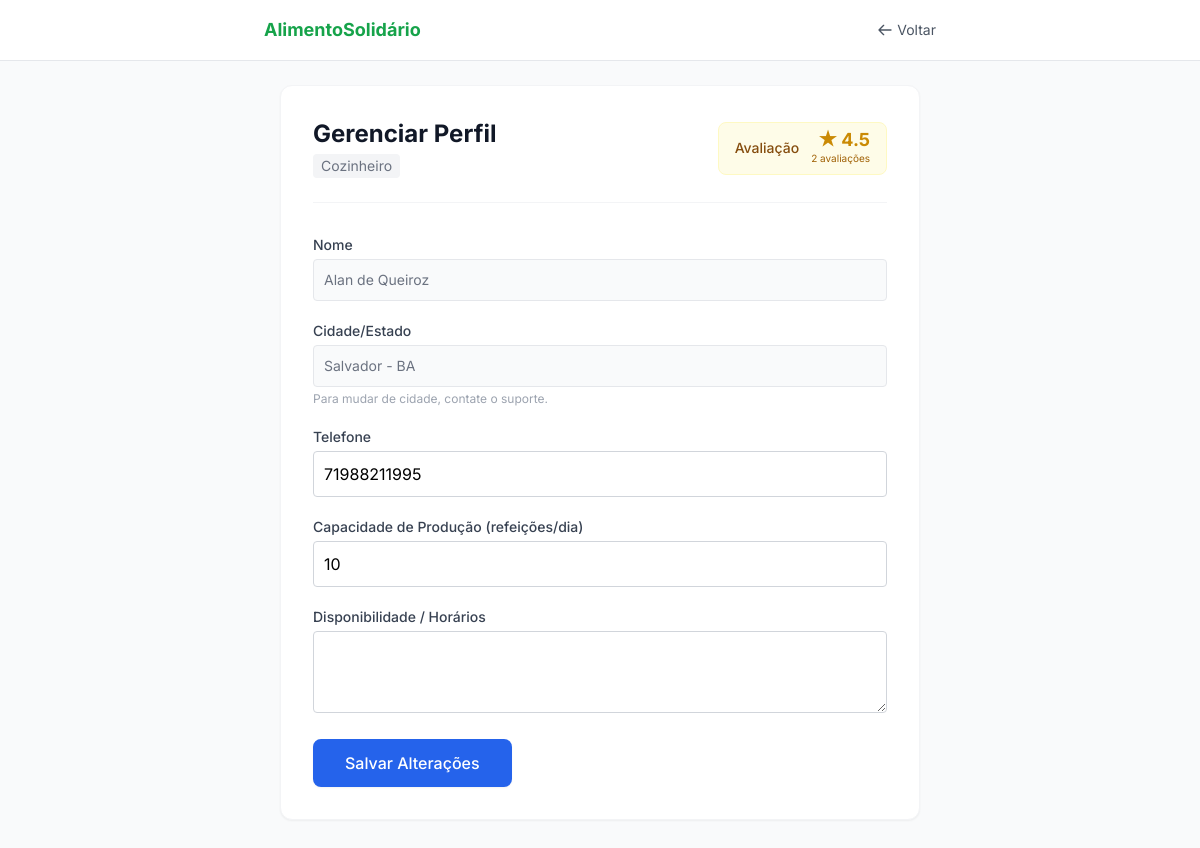
The page /perfil.php (signed in) on the database its author committed.
### tables this page shows
CREATE TABLE `users` (
  `id` int(11) NOT NULL,
  `nome` varchar(100) NOT NULL,
  `email` varchar(120) NOT NULL,
  `password_hash` varchar(255) NOT NULL,
  `telefone` varchar(20) DEFAULT NULL,
  `cidade` varchar(100) NOT NULL,
  `estado` varchar(2) NOT NULL,
  `tipo` enum('produtor','distribuidor','cozinheiro','administrador') NOT NULL,
  `termos_aceitos` tinyint(1) NOT NULL DEFAULT 0,
  `capacidade_transporte` varchar(100) DEFAULT NULL,
  `capacidade_producao` varchar(100) DEFAULT NULL,
  `disponibilidade` text DEFAULT NULL,
  `created_at` timestamp NOT NULL DEFAULT current_timestamp()
);

### perfil.php (the view, shortened to what this page needs)
<?php
require 'db.php';
$user_id = $_SESSION['user_id'];
$stmt = $pdo->prepare("SELECT u.*,
    (SELECT AVG(nota) FROM reviews WHERE avaliado_id = u.id) as media_nota,
    (SELECT COUNT(*) FROM reviews WHERE avaliado_id = u.id) as total_reviews
    FROM users u WHERE u.id = ?");
$stmt->execute([$user_id]);
$user = $stmt->fetch();
?>
<!DOCTYPE html>
<html lang="pt-br">
<head>
    <script src="https://cdn.tailwindcss.com"></script>
</head>
<body class="bg-gray-50 min-h-screen">
    <nav class="bg-white border-b p-4 mb-6">
        <div class="container mx-auto max-w-2xl flex justify-between items-center">
            <span class="font-bold text-green-600 text-lg">AlimentoSolidário</span>
            <a href="feed.php" class="text-gray-600 hover:text-green-600 text-sm flex items-center gap-1">
                <svg xmlns="http://www.w3.org/2000/svg" class="h-4 w-4" fill="none" viewBox="0 0 24 24" stroke="currentColor"><path stroke-linecap="round" stroke-linejoin="round" stroke-width="2" d="M10 19l-7-7m0 0l7-7m-7 7h18" /></svg>
                Voltar
            </a>
        </div>
    </nav>
    <div class="container mx-auto px-4 max-w-2xl pb-10">
        <div class="bg-white rounded-xl shadow-sm border border-gray-100 p-6 md:p-8">
            <div class="flex flex-col md:flex-row justify-between items-start md:items-center mb-8 gap-4 border-b border-gray-100 pb-6">
                <div>
                    <h1 class="text-2xl font-bold text-gray-900">Gerenciar Perfil</h1>
                    <span class="text-sm text-gray-500 capitalize bg-gray-100 px-2 py-0.5 rounded mt-1 inline-block"><?= $user['tipo'] ?></span>
                </div>
                <div class="flex items-center gap-3 bg-yellow-50 px-4 py-2 rounded-lg border border-yellow-100 w-full md:w-auto justify-between md:justify-start">
                    <span class="text-sm text-yellow-800 font-medium">Avaliação</span>
                    <div class="text-right">
                        <span class="block text-yellow-600 font-bold text-lg leading-none">
                            ★ <?= number_format($user['media_nota'] ?: 0, 1) ?>
                        </span>
                        <span class="text-[10px] text-yellow-700 block mt-0.5"><?= $user['total_reviews'] ?> avaliações</span>
                    </div>
                </div>
            </div>
            <form method="POST" class="space-y-5">
                <div>
                    <label class="block text-sm font-medium text-gray-700 mb-1">Nome</label>
                    <input type="text" value="<?= htmlspecialchars($user['nome']) ?>" disabled class="w-full bg-gray-50 border border-gray-200 p-2.5 rounded text-gray-500 cursor-not-allowed text-sm">
                </div>
                <div>
                    <label class="block text-sm font-medium text-gray-700 mb-1">Cidade/Estado</label>
                    <input type="text" value="<?= htmlspecialchars($user['cidade']) ?> - <?= $user['estado'] ?>" disabled class="w-full bg-gray-50 border border-gray-200 p-2.5 rounded text-gray-500 cursor-not-allowed text-sm">
                    <p class="text-xs text-gray-400 mt-1">Para mudar de cidade, contate o suporte.</p>
                </div>
                <div>
                    <label class="block text-sm font-medium text-gray-700 mb-1">Telefone</label>
                    <input type="text" name="telefone" value="<?= htmlspecialchars($user['telefone']) ?>" class="w-full border border-gray-300 p-2.5 rounded focus:ring-2 focus:ring-green-500 focus:outline-none transition-shadow">
                </div>
                <?php if($user['tipo'] == 'distribuidor'): ?>
                    <div>
                        <label class="block text-sm font-medium text-gray-700 mb-1">Capacidade de Transporte (kg/vol)</label>
                        <input type="text" name="capacidade" value="<?= htmlspecialchars($user['capacidade_transporte']) ?>" class="w-full border border-gray-300 p-2.5 rounded focus:ring-2 focus:ring-blue-500 focus:outline-none transition-shadow">
                    </div>
                <?php elseif($user['tipo'] == 'cozinheiro'): ?>
                    <div>
                        <label class="block text-sm font-medium text-gray-700 mb-1">Capacidade de Produção (refeições/dia)</label>
                        <input type="text" name="capacidade" value="<?= htmlspecialchars($user['capacidade_producao']) ?>" class="w-full border border-gray-300 p-2.5 rounded focus:ring-2 focus:ring-orange-500 focus:outline-none transition-shadow">
                    </div>
                <?php endif; ?>
                <?php if($user['tipo'] != 'produtor'): ?>
                    <div>
                        <label class="block text-sm font-medium text-gray-700 mb-1">Disponibilidade / Horários</label>
                        <textarea name="disponibilidade" rows="3" class="w-full border border-gray-300 p-2.5 rounded focus:ring-2 focus:ring-green-500 focus:outline-none transition-shadow text-sm"><?= htmlspecialchars($user['disponibilidade']) ?></textarea>
                    </div>
                <?php endif; ?>
                <button type="submit" class="w-full md:w-auto bg-blue-600 text-white px-8 py-3 rounded-lg font-medium hover:bg-blue-700 transition-colors shadow-sm mt-4">Salvar Alterações</button>
            </form>
        </div>
    </div>
</body>
</html>

### perfil.php (style rules this page uses)
body { font-family: 'Inter', sans-serif; }

### rows shown on the page
users: tipo "Cozinheiro", nome "Alan de Queiroz", cidade+estado "Salvador - BA", telefone "71988211995", capacidade "10"

### other values the page prints
$user['media_nota'] ?: 0 "4.5"
$user['total_reviews'] "2"
